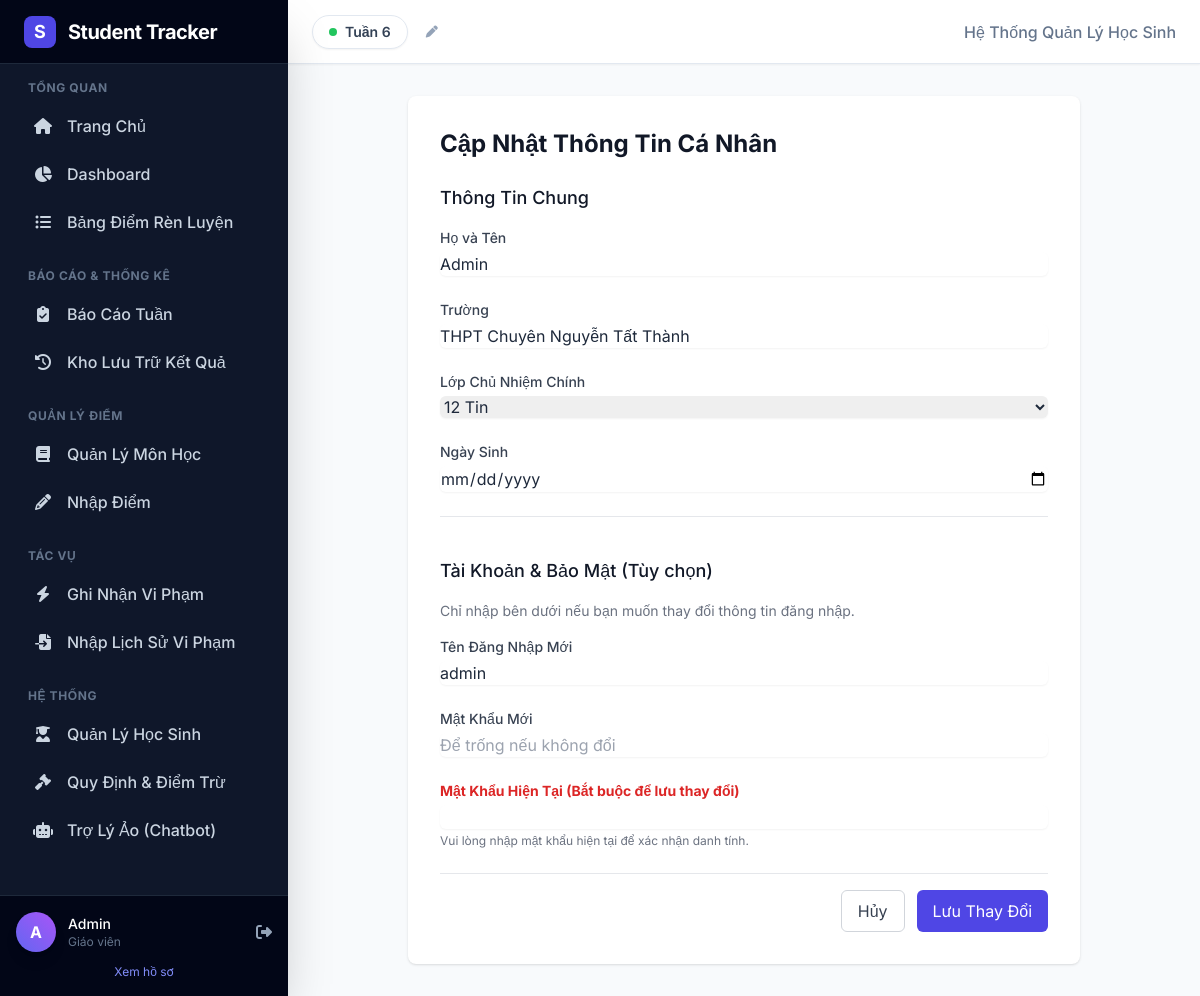
The app's page /edit_profile (signed in) with its own data.
### models.py (models this page shows)
class Teacher(UserMixin, db.Model):
    id = db.Column(db.Integer, primary_key=True)
    username = db.Column(db.String(50), unique=True, nullable=False)
    password = db.Column(db.String(100), nullable=False)
    full_name = db.Column(db.String(100), nullable=False)
    school_name = db.Column(db.String(150), default="THPT Chuyên Nguyễn Tất Thành")
    main_class = db.Column(db.String(20), default="12 Tin")
    dob = db.Column(db.String(20))

class ClassRoom(db.Model):
    id = db.Column(db.Integer, primary_key=True)
    name = db.Column(db.String(50), unique=True, nullable=False)

### app.py (the view)
@app.route("/edit_profile", methods=["GET", "POST"])
@login_required
def edit_profile():
    if request.method == "POST":
        return redirect(url_for("profile"))
    return render_template("edit_profile.html", user=current_user)

### templates/edit_profile.html (shortened to what this page needs)
{% extends "base.html" %}
{% block content %}
<div class="max-w-2xl mx-auto bg-white p-8 rounded-lg shadow">
    <h2 class="text-2xl font-bold mb-6 text-gray-900">Cập Nhật Thông Tin Cá Nhân</h2>
    <form method="POST" action="{{ url_for('edit_profile') }}" class="space-y-6">
        <div class="border-b pb-6">
            <h3 class="text-lg font-medium text-gray-900 mb-4">Thông Tin Chung</h3>
            <div class="grid grid-cols-1 gap-y-6">
                <div>
                    <label class="block text-sm font-medium text-gray-700">Họ và Tên</label>
                    <input type="text" name="full_name" value="{{ user.full_name }}" required
                           class="mt-1 block w-full rounded-md border-gray-300 shadow-sm focus:border-indigo-500 focus:ring-indigo-500">
                </div>
                <div>
                    <label class="block text-sm font-medium text-gray-700">Trường</label>
                    <input type="text" name="school_name" value="{{ user.school_name }}" required
                           class="mt-1 block w-full rounded-md border-gray-300 shadow-sm focus:border-indigo-500 focus:ring-indigo-500">
                </div>
                <div>
                    <label class="block text-sm font-medium text-gray-700">Lớp Chủ Nhiệm Chính</label>
                    <select name="main_class" class="mt-1 block w-full rounded-md border-gray-300 shadow-sm focus:border-indigo-500 focus:ring-indigo-500">
                        {% for class_name in all_classes %}
                            <option value="{{ class_name }}" {% if class_name == user.main_class %}selected{% endif %}>
                                {{ class_name }}
                            </option>
                        {% endfor %}
                    </select>
                </div>
                <div>
                    <label class="block text-sm font-medium text-gray-700">Ngày Sinh</label>
                    <input type="date" name="dob" value="{{ user.dob }}"
                           class="mt-1 block w-full rounded-md border-gray-300 shadow-sm focus:border-indigo-500 focus:ring-indigo-500">
                </div>
            </div>
        </div>
        <div class="pt-4">
            <h3 class="text-lg font-medium text-gray-900 mb-4">Tài Khoản & Bảo Mật (Tùy chọn)</h3>
            <p class="text-sm text-gray-500 mb-4">Chỉ nhập bên dưới nếu bạn muốn thay đổi thông tin đăng nhập.</p>
            <div class="grid grid-cols-1 gap-y-6">
                <div>
                    <label class="block text-sm font-medium text-gray-700">Tên Đăng Nhập Mới</label>
                    <input type="text" name="new_username" value="{{ user.username }}"
                           class="mt-1 block w-full rounded-md border-gray-300 shadow-sm focus:border-indigo-500 focus:ring-indigo-500">
                </div>
                <div>
                    <label class="block text-sm font-medium text-gray-700">Mật Khẩu Mới</label>
                    <input type="password" name="new_password" placeholder="Để trống nếu không đổi"
                           class="mt-1 block w-full rounded-md border-gray-300 shadow-sm focus:border-indigo-500 focus:ring-indigo-500">
                </div>
                <div>
                    <label class="block text-sm font-bold text-red-600">Mật Khẩu Hiện Tại (Bắt buộc để lưu thay đổi)</label>
                    <input type="password" name="current_password" required
                           class="mt-1 block w-full rounded-md border-red-300 shadow-sm focus:border-red-500 focus:ring-red-500">
                    <p class="text-xs text-gray-500 mt-1">Vui lòng nhập mật khẩu hiện tại để xác nhận danh tính.</p>
                </div>
            </div>
        </div>
        <div class="flex justify-end space-x-3 pt-4 border-t">
            <a href="{{ url_for('profile') }}" class="px-4 py-2 border border-gray-300 rounded-md text-gray-700 hover:bg-gray-50">Hủy</a>
            <button type="submit" class="px-4 py-2 bg-indigo-600 text-white rounded-md hover:bg-indigo-700">Lưu Thay Đổi</button>
        </div>
    </form>
</div>
{% endblock %}

### templates/base.html (shortened to what this page needs)
<!DOCTYPE html>
<html lang="vi" class="h-full bg-slate-50">
<head>
    <script src="https://cdn.tailwindcss.com"></script>
    <link rel="stylesheet" href="https://cdnjs.cloudflare.com/ajax/libs/font-awesome/6.4.0/css/all.min.css">
</head>
<body class="h-full flex overflow-hidden bg-slate-50 text-slate-800">
    <aside id="sidebar"
        class="fixed inset-y-0 left-0 w-72 bg-slate-900 text-slate-300 transform -translate-x-full transition-transform duration-300 lg:translate-x-0 lg:static z-50 flex flex-col shadow-2xl">
        <div class="h-16 flex items-center px-6 bg-slate-950 border-b border-slate-800">
            <div class="flex items-center gap-3">
                <div
                    class="w-8 h-8 rounded-lg bg-indigo-600 flex items-center justify-center text-white font-bold text-lg">
                    S</div>
                <span class="text-xl font-bold text-white tracking-tight">Student Tracker</span>
            </div>
        </div>
        <nav class="flex-1 p-4 space-y-6 overflow-y-auto">
            <div>
                <p class="px-3 text-xs font-bold text-slate-500 uppercase tracking-wider mb-2">Tổng Quan</p>
                <div class="space-y-1">
                    <a href="{{ url_for('welcome') }}"
                        class="sidebar-link flex items-center px-3 py-2.5 rounded-r-md group {% if request.endpoint == 'welcome' %}active text-white bg-slate-800 border-indigo-500{% endif %}">
                        <i
                            class="fas fa-home mr-3 group-hover:text-indigo-400 {% if request.endpoint == 'welcome' %}text-indigo-400{% endif %}"></i>
                        <span class="font-medium">Trang Chủ</span>
                    </a>
                    <a href="{{ url_for('dashboard') }}"
                        class="sidebar-link flex items-center px-3 py-2.5 rounded-r-md group {% if request.endpoint == 'dashboard' %}active text-white bg-slate-800 border-indigo-500{% endif %}">
                        <i
                            class="fas fa-chart-pie mr-3 group-hover:text-indigo-400 {% if request.endpoint == 'dashboard' %}text-indigo-400{% endif %}"></i>
                        <span class="font-medium">Dashboard</span>
                    </a>
                    <a href="{{ url_for('index') }}"
                        class="sidebar-link flex items-center px-3 py-2.5 rounded-r-md group {% if request.endpoint == 'index' %}active text-white bg-slate-800 border-indigo-500{% endif %}">
                        <i
                            class="fas fa-list-ul mr-3 group-hover:text-indigo-400 {% if request.endpoint == 'index' %}text-indigo-400{% endif %}"></i>
                        <span class="font-medium">Bảng Điểm Rèn Luyện</span>
                    </a>
                </div>
            </div>
            <div>
                <p class="px-3 text-xs font-bold text-slate-500 uppercase tracking-wider mb-2">Báo Cáo & Thống Kê</p>
                <div class="space-y-1">
                    <a href="{{ url_for('weekly_report') }}"
                        class="sidebar-link flex items-center px-3 py-2.5 rounded-r-md group {% if request.endpoint == 'weekly_report' %}active text-white bg-slate-800 border-indigo-500{% endif %}">
                        <i
                            class="fas fa-clipboard-check mr-3 group-hover:text-indigo-400 {% if request.endpoint == 'weekly_report' %}text-indigo-400{% endif %}"></i>
                        <span class="font-medium">Báo Cáo Tuần</span>
                    </a>
                    <a href="{{ url_for('history') }}"
                        class="sidebar-link flex items-center px-3 py-2.5 rounded-r-md group {% if request.endpoint == 'history' %}active text-white bg-slate-800 border-indigo-500{% endif %}">
                        <i
                            class="fas fa-history mr-3 group-hover:text-indigo-400 {% if request.endpoint == 'history' %}text-indigo-400{% endif %}"></i>
                        <span class="font-medium">Kho Lưu Trữ Kết Quả</span>
                    </a>
                </div>
            </div>
            <div>
                <p class="px-3 text-xs font-bold text-slate-500 uppercase tracking-wider mb-2">Quản Lý Điểm</p>
                <div class="space-y-1">
                    <a href="{{ url_for('manage_subjects') }}"
                        class="sidebar-link flex items-center px-3 py-2.5 rounded-r-md group {% if request.endpoint == 'manage_subjects' or request.endpoint == 'edit_subject' %}active text-white bg-slate-800 border-indigo-500{% endif %}">
                        <i
                            class="fas fa-book mr-3 group-hover:text-indigo-400 {% if request.endpoint == 'manage_subjects' or request.endpoint == 'edit_subject' %}text-indigo-400{% endif %}"></i>
                        <span class="font-medium">Quản Lý Môn Học</span>
                    </a>
                    <a href="{{ url_for('manage_grades') }}"
                        class="sidebar-link flex items-center px-3 py-2.5 rounded-r-md group ">
                        <i
                            class="fas fa-pencil-alt mr-3 group-hover:text-indigo-400 "></i>
                        <span class="font-medium">Nhập Điểm</span>
                    </a>
                </div>
            </div>
            <div>
                <p class="px-3 text-xs font-bold text-slate-500 uppercase tracking-wider mb-2">Tác Vụ</p>
                <div class="space-y-1">
                    <a href="{{ url_for('add_violation') }}"
                        class="sidebar-link flex items-center px-3 py-2.5 rounded-r-md group {% if request.endpoint == 'add_violation' %}active text-white bg-slate-800 border-indigo-500{% endif %}">
                        <i
                            class="fas fa-bolt mr-3 group-hover:text-indigo-400 {% if request.endpoint == 'add_violation' %}text-indigo-400{% endif %}"></i>
                        <span class="font-medium">Ghi Nhận Vi Phạm</span>
                    </a>
                    <a href="{{ url_for('bulk_import_violations') }}"
                        class="sidebar-link flex items-center px-3 py-2.5 rounded-r-md group {% if request.endpoint == 'bulk_import_violations' %}active text-white bg-slate-800 border-indigo-500{% endif %}">
                        <i
                            class="fas fa-file-import mr-3 group-hover:text-indigo-400 {% if request.endpoint == 'bulk_import_violations' %}text-indigo-400{% endif %}"></i>
                        <span class="font-medium">Nhập Lịch Sử Vi Phạm</span>
                    </a>
                </div>
            </div>
            <div>
                <p class="px-3 text-xs font-bold text-slate-500 uppercase tracking-wider mb-2">Hệ Thống</p>
                <div class="space-y-1">
                    <a href="{{ url_for('manage_students') }}"
                        class="sidebar-link flex items-center px-3 py-2.5 rounded-r-md group {% if request.endpoint == 'manage_students' %}active text-white bg-slate-800 border-indigo-500{% endif %}">
                        <i
                            class="fas fa-user-graduate mr-3 group-hover:text-indigo-400 {% if request.endpoint == 'manage_students' %}text-indigo-400{% endif %}"></i>
                        <span class="font-medium">Quản Lý Học Sinh</span>
                    </a>
                    <a href="{{ url_for('manage_rules') }}"
                        class="sidebar-link flex items-center px-3 py-2.5 rounded-r-md group {% if request.endpoint == 'manage_rules' %}active text-white bg-slate-800 border-indigo-500{% endif %}">
                        <i
                            class="fas fa-gavel mr-3 group-hover:text-indigo-400 {% if request.endpoint == 'manage_rules' %}text-indigo-400{% endif %}"></i>
                        <span class="font-medium">Quy Định & Điểm Trừ</span>
                    </a>
                    <a href="{{ url_for('chatbot') }}"
                        class="sidebar-link flex items-center px-3 py-2.5 rounded-r-md group {% if request.endpoint == 'chatbot' %}active text-white bg-slate-800 border-indigo-500{% endif %}">
                        <i
                            class="fas fa-robot mr-3 group-hover:text-indigo-400 {% if request.endpoint == 'chatbot' %}text-indigo-400{% endif %}"></i>
                        <span class="font-medium">Trợ Lý Ảo (Chatbot)</span>
                    </a>
                </div>
            </div>
        </nav>
        {% if current_user.is_authenticated %}
        <div class="p-4 bg-slate-950 border-t border-slate-800">
            <div class="flex items-center gap-3">
                <div
                    class="h-10 w-10 rounded-full bg-gradient-to-tr from-indigo-500 to-purple-500 flex items-center justify-center text-white font-bold shadow-lg">
                    {{ current_user.full_name[0] | upper }}
                </div>
                <div class="flex-1 min-w-0">
                    <p class="text-sm font-medium text-white truncate">{{ current_user.full_name }}</p>
                    <p class="text-xs text-slate-500 truncate">Giáo viên</p>
                </div>
                <a href="{{ url_for('logout') }}" class="text-slate-400 hover:text-red-400 transition-colors"
                    title="Đăng xuất">
                    <i class="fas fa-sign-out-alt"></i>
                </a>
            </div>
            <a href="{{ url_for('profile') }}"
                class="block mt-3 text-center text-xs text-indigo-400 hover:text-indigo-300 hover:underline">Xem hồ
                sơ</a>
        </div>
        {% endif %}
    </aside>
    <div class="flex-1 flex flex-col min-w-0 overflow-hidden relative">
        <header
            class="glass-effect sticky top-0 z-30 border-b border-slate-200 h-16 flex items-center justify-between px-4 sm:px-6 shadow-sm">
            <div class="flex items-center gap-4">
                <div class="flex items-center gap-2">
                    <div onclick="showTimeModal()"
                        class="cursor-pointer group flex items-center gap-2 px-4 py-1.5 bg-white border border-slate-200 rounded-full shadow-sm hover:shadow-md hover:border-indigo-300 transition-all">
                        <div class="w-2 h-2 bg-green-500 rounded-full animate-pulse"></div>
                        <span class="text-sm font-semibold text-slate-700 group-hover:text-indigo-600">Tuần {{
                            current_week_number }}</span>
                    </div>
                    <button onclick="openEditWeekModal()"
                        class="w-8 h-8 flex items-center justify-center rounded-full text-slate-400 hover:bg-slate-100 hover:text-indigo-600 transition">
                        <i class="fas fa-pen text-xs"></i>
                    </button>
                </div>
            </div>
            <div class="hidden md:block font-medium text-slate-500">
                Hệ Thống Quản Lý Học Sinh
            </div>
        </header>
        <main class="flex-1 overflow-y-auto bg-slate-50 p-4 sm:p-8 scroll-smooth">
            <div class="fade-in max-w-7xl mx-auto">
                {% block content %}{% endblock %}
            </div>
        </main>
    </div>
</body>
</html>

### records on screen
Teacher: full_name "A", full_name "Admin", school_name "THPT Chuyên Nguyễn Tất Thành", main_class "12 Tin", new_username "admin"

### other values on screen
{{ current_week_number }} "6"
